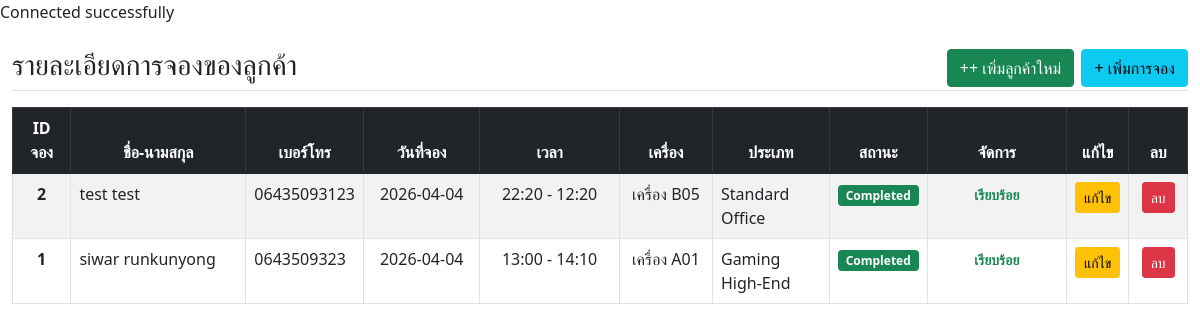
The page / on the database its author committed.
### tables this page shows
CREATE TABLE `reservations` (
  `reservation_id` int(20) NOT NULL,
  `reservation_date` date NOT NULL,
  `start_time` time NOT NULL,
  `end_time` time NOT NULL,
  `status` varchar(50) DEFAULT NULL,
  `customer_id` int(20) DEFAULT NULL,
  `machine_id` int(11) DEFAULT NULL
);

CREATE TABLE `customers` (
  `customer_id` int(20) NOT NULL,
  `first_name` varchar(100) NOT NULL,
  `last_name` varchar(100) NOT NULL,
  `phone` varchar(20) DEFAULT NULL,
  `email` varchar(100) DEFAULT NULL
);

CREATE TABLE `machines` (
  `machine_id` int(11) NOT NULL,
  `machine_number` varchar(50) NOT NULL,
  `status` varchar(50) NOT NULL,
  `machine_type_id` int(11) DEFAULT NULL
);

CREATE TABLE `machine_types` (
  `machine_type_id` int(11) NOT NULL,
  `type_name` varchar(100) NOT NULL,
  `description` text DEFAULT NULL
);

### index.php (the view, shortened to what this page needs)
<!DOCTYPE html>
<html lang="en">
<head>
    <link href="https://cdn.jsdelivr.net/npm/bootstrap@5.1.1/dist/css/bootstrap.min.css" rel="stylesheet">
</head>
<body>
<?php require "connect.php"; ?>
<div class="container-fluid">
    <div class="row">
        <div class="col-md-12"> <br>
            <h3 class="border-bottom pb-2">รายละเอียดการจองของลูกค้า
                <div class="float-end">
                    <a href="add_customer.php" class="btn btn-success">++ เพิ่มลูกค้าใหม่</a>
                    <a href="addcustomer_dropdownfull_swapinsert.php" class="btn btn-info">+ เพิ่มการจอง</a>
                </div>
            </h3>
            <table class="table table-striped table-hover table-responsive table-bordered mt-3">
                <thead align="center" class="table-dark">
                    <tr>
                        <th width="5%">ID จอง</th> <th width="15%">ชื่อ-นามสกุล</th> <th width="10%">เบอร์โทร</th> <th width="10%">วันที่จอง</th> <th width="12%">เวลา</th> <th width="8%">เครื่อง</th> <th width="10%">ประเภท</th> <th width="8%">สถานะ</th> <th width="12%">จัดการ</th> <th width="5%">แก้ไข</th> <th width="5%">ลบ</th> </tr>
                </thead>
                <tbody>
                <?php
                    $sql = "SELECT
                                r.reservation_id AS res_id,
                                r.reservation_date, r.start_time, r.end_time,
                                r.status AS res_status,
                                c.customer_id, c.first_name, c.last_name, c.phone,
                                m.machine_number, mt.type_name
                            FROM reservations r
                            LEFT JOIN customers c ON r.customer_id = c.customer_id
                            LEFT JOIN machines m ON r.machine_id = m.machine_id
                            LEFT JOIN machine_types mt ON m.machine_type_id = mt.machine_type_id
                            ORDER BY r.reservation_id DESC";
                    $result = mysqli_query($conn, $sql);
                    while ($r = mysqli_fetch_array($result)) {
                ?>
                    <tr>
                        <td align="center"><strong><?= $r['res_id'] ?></strong></td>
                        <td><?= htmlspecialchars($r['first_name'] . ' ' . $r['last_name']) ?></td>
                        <td><?= htmlspecialchars($r['phone']) ?></td>
                        <td align="center"><?= $r['reservation_date'] ?></td>
                        <td align="center"><?= substr($r['start_time'], 0, 5) ?> - <?= substr($r['end_time'], 0, 5) ?></td>
                        <td align="center">เครื่อง <?= $r['machine_number'] ?></td>
                        <td><?= $r['type_name'] ?></td>
                        <td align="center">
                            <?php
                                $badge = ($r['res_status'] == 'Pending') ? 'bg-primary' : 'bg-secondary';
                                if($r['res_status'] == 'Completed') $badge = 'bg-success';
                            ?>
                            <span class="badge <?= $badge ?>"><?= $r['res_status'] ?></span>
                        </td>
                       <td align="center">
                            <?php if($r['res_status'] == 'Pending') { ?>
                                <button type="button"
                                    class="btn btn-success btn-sm w-100"
                                    onclick="openPaymentModal('<?= $r['res_id'] ?>', '<?= htmlspecialchars($r['first_name'].' '.$r['last_name']) ?>', '<?= $r['reservation_date'].' '.$r['start_time'] ?>', '<?= $r['reservation_date'].' '.$r['end_time'] ?>')">
                                    จ่ายเงิน
                                </button>
                            <?php } else { ?>
                                <span class="text-success fw-bold small">เรียบร้อย</span>
                            <?php } ?>
                        </td>
                        <td align="center">
                            <a href="updateCustomerForm_stu.php?customer_id=<?= $r['customer_id'] ?>" class="btn btn-warning btn-sm">แก้ไข</a>
                        </td>
                        <td align="center">
                            <a href="deleteCustomerDB_stu.php?customer_id=<?= $r['customer_id'] ?>" class="btn btn-danger btn-sm" onclick="return confirm('ยืนยันการลบ?');">ลบ</a>
                        </td>
                    </tr>
                <?php } ?>
                </tbody>
            </table>
        </div>
    </div>
</div>
</body>
</html>

### connect.php (shortened to what this page needs)
<?php
echo "Connected successfully ";
?>

### rows shown on the page
reservations: reservation_id "2", customer.last_name "test test", customer.phone "06435093123", reservation_date "2026-04-04", start_time "22:20", end_time "12:20", machine.machine_number "B05", machine_types.type_name "Standard Office", status "Completed", shows "เรียบร้อย"
reservations: reservation_id "1", customer.last_name "siwar runkunyong", customer.phone "0643509323", reservation_date "2026-04-04", start_time "13:00", end_time "14:10", machine.machine_number "A01", machine_types.type_name "Gaming High-End", status "Completed", shows "เรียบร้อย"
